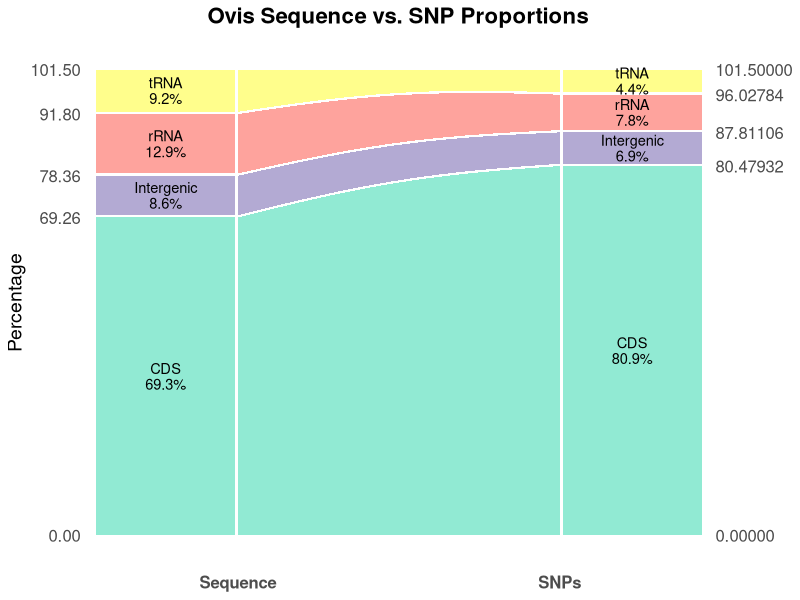
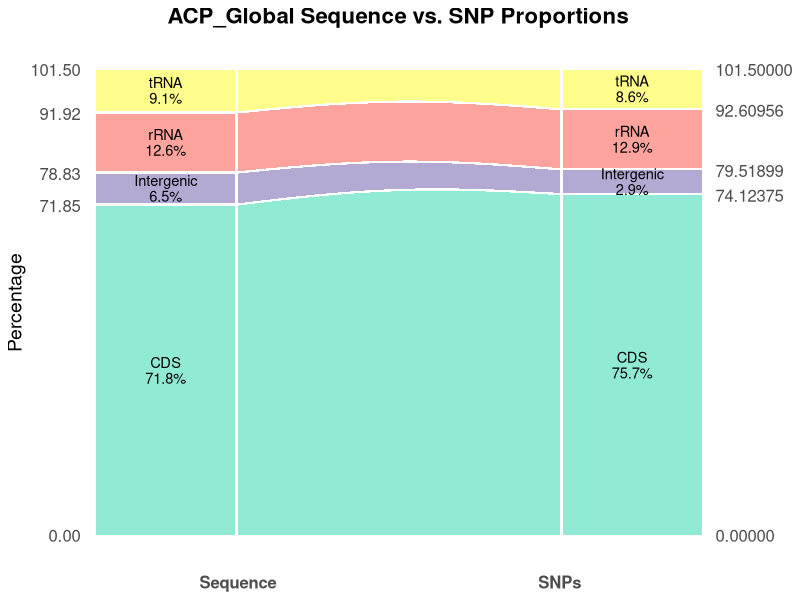
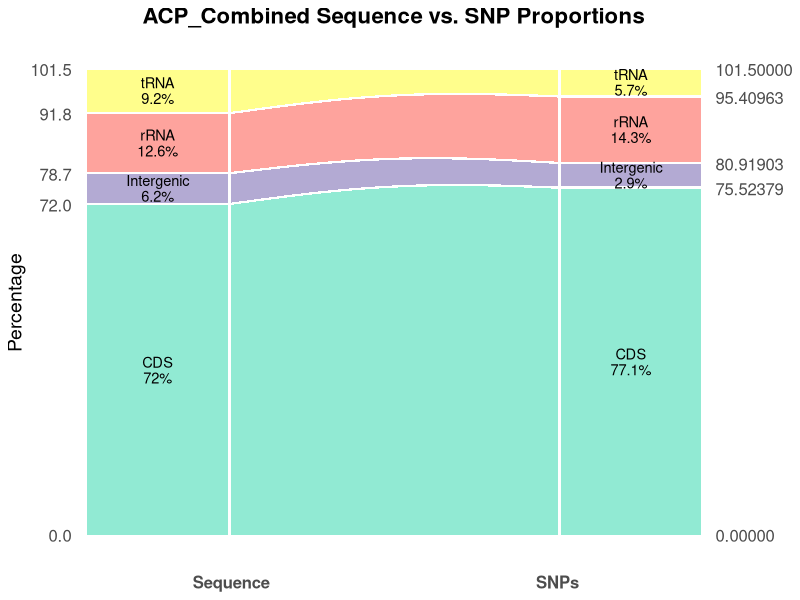
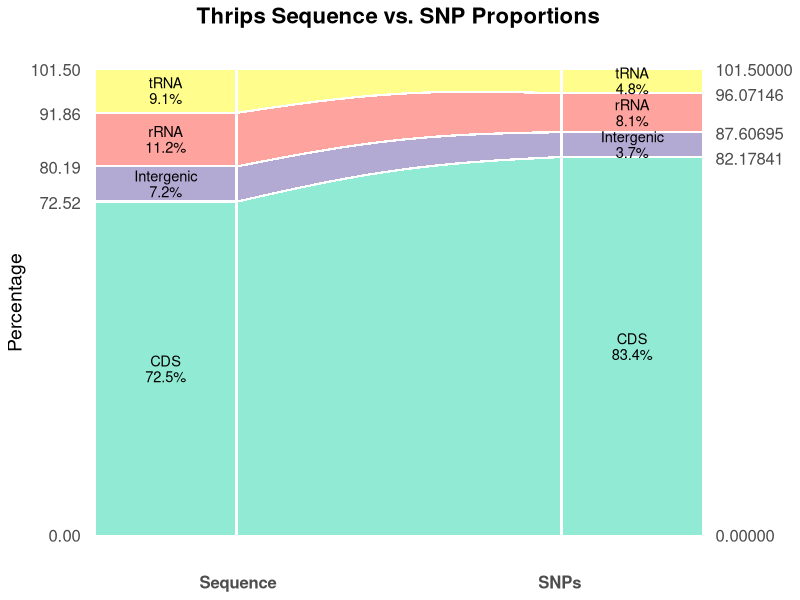
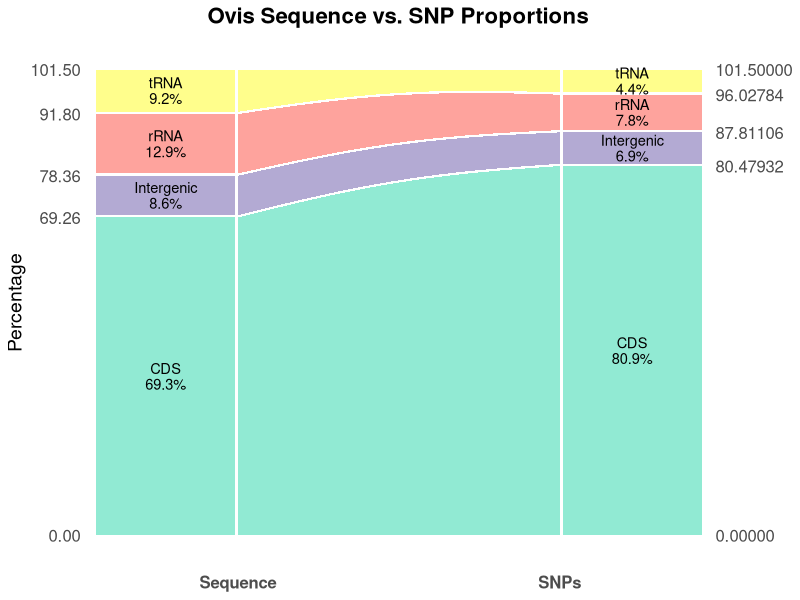
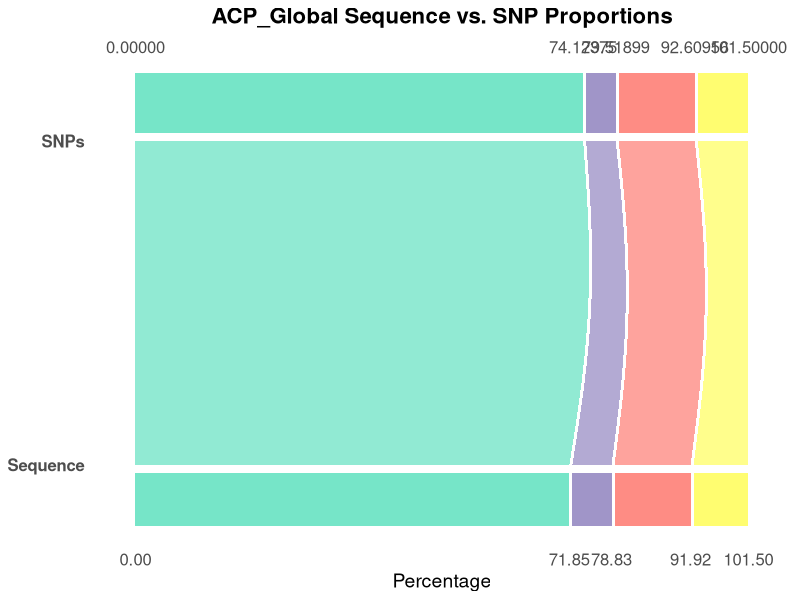
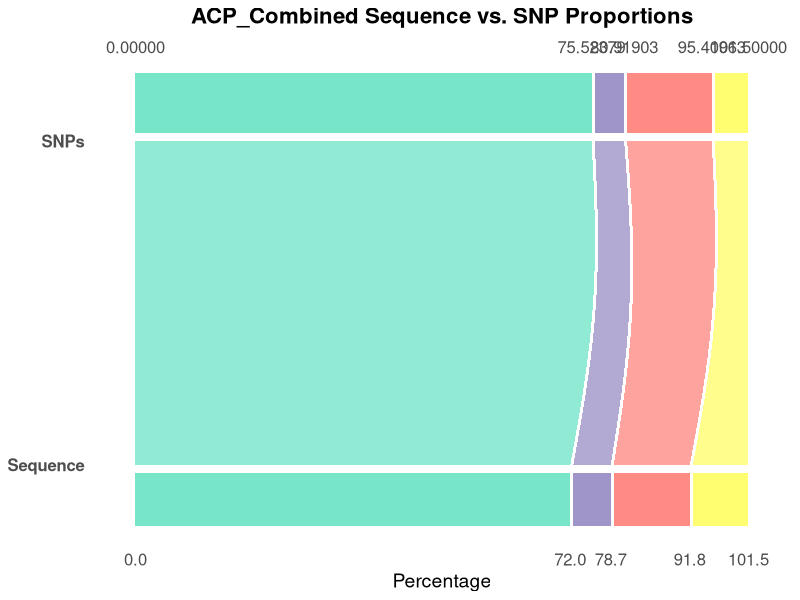
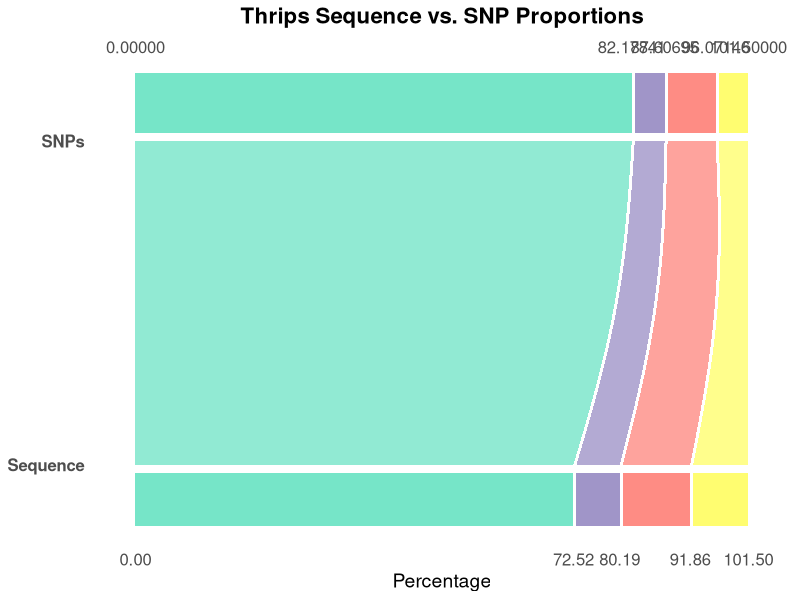

Write the R code that produced these figures, in order.
# Load required packages
library(ggplot2)
library(tidyr)
library(dplyr)
library(splines)

# Input the data directly
element_data <- data.frame(
  Sample_names = c("ACP_Global", "ACP_Combined", "Thrips", "Ovis"),
  rRNA = c(12.59, 12.6, 11.17, 12.94),
  tRNA = c(9.08, 9.2, 9.14, 9.20),
  CDS = c(71.85, 72.0, 72.52, 69.26),
  Intergenic = c(6.48, 6.2, 7.17, 8.6)
)

snp_data <- data.frame(
  Sample_names = c("ACP_Global", "ACP_Combined", "Thrips", "Ovis"),
  rRNA = c(12.86, 14.29, 8.08, 7.76),
  tRNA = c(8.57, 5.71, 4.85, 4.44),
  CDS = c(75.71, 77.14, 83.37, 80.93),
  Intergenic = c(2.86, 2.86, 3.70, 6.87)
)

library(tidyverse)

#Start widened rectangles to fit more text
# Load required libraries
library(tidyverse)

# Reshape the data into long format
element_long <- pivot_longer(element_data, cols = c("rRNA", "tRNA", "CDS", "Intergenic"),
                             names_to = "Element", values_to = "Percentage")
element_long$Dimension <- "Sequence"

snp_long <- pivot_longer(snp_data, cols = c("rRNA", "tRNA", "CDS", "Intergenic"),
                         names_to = "Element", values_to = "Percentage")
snp_long$Dimension <- "SNPs"

# Combine the two data frames
combined_data <- rbind(element_long, snp_long)

# Ensure the Element column is a factor with consistent levels
combined_data$Element <- factor(combined_data$Element, 
                                levels = c("CDS", "Intergenic", "rRNA", "tRNA"))

# Ensure Dimension is a factor with correct order
combined_data$Dimension <- factor(combined_data$Dimension, levels = c("Sequence", "SNPs"))

# Define colors for the elements
element_colors <- c("tRNA" = "#FFFD70", "rRNA" = "#FE8C84", 
                    "CDS" = "#76E5C8", "Intergenic" = "#A095C8")

# Function to compute cumulative positions, spline curves, and y-axis ticks
create_proportion_data <- function(data) {
  gap <- 0.5  # Gap between bands (vertical)
  min_percentage <- 5  # Minimum percentage for narrow ribbons
  
  data <- data %>%
    group_by(Dimension) %>%
    mutate(
      Scaled_Percentage = pmax(Percentage, min_percentage),
      Scaled_Percentage = Scaled_Percentage / sum(Scaled_Percentage) * 100
    ) %>%
    ungroup()
  
  data <- data %>%
    group_by(Dimension) %>%
    arrange(Element) %>%
    mutate(
      Base_Cumulative = cumsum(Scaled_Percentage),
      Lower = lag(Base_Cumulative, default = 0),
      Cumulative = Base_Cumulative + (row_number() - 1) * gap,
      Lower = Lower + (row_number() - 1) * gap
    ) %>%
    ungroup()
  
  seq_ticks <- data %>%
    filter(Dimension == "Sequence") %>%
    arrange(Element) %>%
    mutate(Tick = Base_Cumulative + (row_number() - 1) * gap) %>%
    pull(Tick)
  seq_ticks <- c(0, seq_ticks)
  
  snp_ticks <- data %>%
    filter(Dimension == "SNPs") %>%
    arrange(Element) %>%
    mutate(Tick = Base_Cumulative + (row_number() - 1) * gap) %>%
    pull(Tick)
  snp_ticks <- c(0, snp_ticks)
  
  spline_data <- data.frame()
  x_positions <- c(0.7, 2.3)  # Ribbons span 1.6 units
  
  base_splines <- list()
  for (elem in unique(data$Element)) {
    elem_data <- data[data$Element == elem, ]
    seq_lower <- elem_data$Lower[elem_data$Dimension == "Sequence"]
    seq_upper <- elem_data$Cumulative[elem_data$Dimension == "Sequence"]
    snp_lower <- elem_data$Lower[elem_data$Dimension == "SNPs"]
    snp_upper <- elem_data$Cumulative[elem_data$Dimension == "SNPs"]
    
    x_spline <- seq(0.7, 2.3, length.out = 100)
    lower_spline <- spline(x_positions, c(seq_lower, snp_lower), xout = x_spline, method = "natural")$y
    upper_spline <- spline(x_positions, c(seq_upper, snp_upper), xout = x_spline, method = "natural")$y
    
    base_splines[[elem]] <- list(
      x = x_spline,
      Lower = lower_spline,
      Upper = upper_spline,
      Percentage_Sequence = elem_data$Percentage[elem_data$Dimension == "Sequence"],
      Percentage_SNPs = elem_data$Percentage[elem_data$Dimension == "SNPs"]
    )
  }
  
  spline_data <- data.frame()
  for (elem in unique(data$Element)) {
    x_spline <- base_splines[[elem]]$x
    lower_spline <- base_splines[[elem]]$Lower
    upper_spline <- base_splines[[elem]]$Upper
    
    elem_spline <- data.frame(
      x = x_spline,
      Lower = lower_spline,
      Upper = upper_spline,
      Element = elem,
      Percentage_Sequence = base_splines[[elem]]$Percentage_Sequence,
      Percentage_SNPs = base_splines[[elem]]$Percentage_SNPs
    )
    spline_data <- rbind(spline_data, elem_spline)
  }
  
  spline_data <- spline_data %>%
    arrange(Element, x) %>%
    group_by(x) %>%
    mutate(
      Thickness = Upper - Lower,
      Base_Lower = lag(cumsum(Thickness + gap), default = 0),
      Base_Upper = Base_Lower + Thickness
    ) %>%
    ungroup()
  
  wave_amplitude <- 2
  wave_frequency <- 1
  spline_data <- spline_data %>%
    group_by(x) %>%
    mutate(
      Wave = wave_amplitude * sin(wave_frequency * pi * (x - 0.7) / 1.6),  # Adjusted for new range
      Lower = if_else(Element == "CDS", Base_Lower, Base_Lower + Wave),
      Upper = if_else(Element == "tRNA", Base_Upper, Base_Upper + Wave),
      Lower = pmax(Lower, lag(Upper, default = -Inf) + gap),
      Upper = pmin(Upper, lead(Lower, default = Inf) - gap),
      Upper = pmax(Upper, Lower + 0.01)
    ) %>%
    ungroup() %>%
    select(-Thickness, -Base_Lower, -Base_Upper, -Wave)
  
  return(list(spline_data = spline_data, seq_ticks = seq_ticks, snp_ticks = snp_ticks))
}

# Create a list to store the plots
plots <- list()

# Create a plot for each sample
samples <- unique(combined_data$Sample_names)

for (sample in samples) {
  # Subset data for the current sample
  sample_data <- combined_data[combined_data$Sample_names == sample, ]
  
  # Compute spline data and y-axis ticks
  plot_info <- create_proportion_data(sample_data)
  plot_data <- plot_info$spline_data
  seq_ticks <- plot_info$seq_ticks
  snp_ticks <- plot_info$snp_ticks
  
  # Calculate y-axis limits
  wave_amplitude <- 2
  total_height <- 100 + (length(unique(plot_data$Element)) - 1) * 0.5  # Match gap
  y_min <- 0 - wave_amplitude
  y_max <- total_height + wave_amplitude
  
  # Define horizontal gaps between rectangles and ribbons
  left_gap <- 0.015
  right_gap <- 0.015
  
  # Calculate rectangle boundaries (widened)
  left_xmax <- 0.7 - left_gap  # 0.7 - 0.05 = 0.65
  left_xmin <- left_xmax - 0.69  # 0.65 - 0.69 = -0.04
  left_text_x <- (left_xmin + left_xmax) / 2  # (-0.04 + 0.65) / 2 = 0.305
  
  right_xmin <- 2.3 + right_gap  # 2.3 + 0.05 = 2.35
  right_xmax <- right_xmin + 0.69  # 2.35 + 0.69 = 3.04
  right_text_x <- (right_xmin + right_xmax) / 2  # (2.35 + 3.04) / 2 = 2.695
  
  # Create the proportion plot
  p <- ggplot(plot_data, aes(x = x)) +
    geom_ribbon(aes(ymin = Lower, ymax = Upper, fill = Element), alpha = 0.8) +
    # Left (Sequence) side rectangles
    geom_rect(data = plot_data[plot_data$x == 0.7, ],  # Match ribbon start
              aes(xmin = left_xmin, xmax = left_xmax, ymin = Lower, ymax = Upper, fill = Element),
              alpha = 0.8) +
    geom_text(data = plot_data[plot_data$x == 0.7, ],
              aes(x = left_text_x, y = (Lower + Upper) / 2, 
                  label = paste0(Element, "\n", round(Percentage_Sequence, 1), "%")),
              hjust = 0.5, size = 3.7, color = "black", lineheight = 0.9, alpha = 1) +
    # Right (SNPs) side rectangles
    geom_rect(data = plot_data[plot_data$x == 2.3, ],  # Match ribbon end
              aes(xmin = right_xmin, xmax = right_xmax, ymin = Lower, ymax = Upper, fill = Element),
              alpha = 0.8) +
    geom_text(data = plot_data[plot_data$x == 2.3, ],
              aes(x = right_text_x, y = (Lower + Upper) / 2, 
                  label = paste0(Element, "\n", round(Percentage_SNPs, 1), "%")),
              hjust = 0.5, size = 3.7, color = "black", lineheight = 0.9, alpha = 1) +
    scale_x_continuous(breaks = c(0.7, 2.3), labels = c("Sequence", "SNPs"), 
                       limits = c(-0.05, 3.04), expand = c(0, 0)) +  # Adjusted left limit
    scale_y_continuous(breaks = seq_ticks, limits = c(y_min, y_max),
                       sec.axis = sec_axis(~., breaks = snp_ticks)) +
    scale_fill_manual(values = element_colors) +
    labs(x = NULL, y = "Percentage", 
         title = paste(sample, "Sequence vs. SNP Proportions")) +
    theme_minimal() +
    theme(legend.position = "none",
          axis.text.x = element_text(size = 12, face = "bold"),
          axis.text.y = element_text(size = 12),
          axis.title.y = element_text(size = 14),
          plot.title = element_text(size = 16, face = "bold", hjust = 0.5),
          plot.caption = element_text(size = 10, hjust = 0),
          panel.grid.major.x = element_blank(),
          panel.grid.minor.x = element_blank(),
          panel.grid.minor.y = element_blank(),
          panel.grid.major.y = element_blank(),
          plot.background = element_rect(fill = "white", color = NA),
          panel.background = element_rect(fill = "white", color = NA))
  plots[[sample]] <- p
}
p
# Define the directory path
save_path <- "C://Bioinformatics/Heck_USDA_Pathology/Dcitri_mtDNA_haplotyping/Examining_the_effect_of_kmer_size/ska2/Rplots"  # Windows example

# Create the directory if it doesn't exist
dir.create(save_path, showWarnings = FALSE)

for (sample in names(plots)) {
  ggsave(filename = paste0(save_path, "proportion_", sample, ".png"), 
         plot = plots[[sample]], 
         width = 8, height = 6, dpi = 300)
}

# Return the plots list
plots


#Start Vertical flow proportions
# Load required libraries
library(tidyverse)

# Reshape the data into long format
element_long <- pivot_longer(element_data, cols = c("rRNA", "tRNA", "CDS", "Intergenic"),
                             names_to = "Element", values_to = "Percentage")
element_long$Dimension <- "Sequence"

snp_long <- pivot_longer(snp_data, cols = c("rRNA", "tRNA", "CDS", "Intergenic"),
                         names_to = "Element", values_to = "Percentage")
snp_long$Dimension <- "SNPs"

# Combine the two data frames
combined_data <- rbind(element_long, snp_long)

# Ensure the Element column is a factor with consistent levels
combined_data$Element <- factor(combined_data$Element, 
                                levels = c("CDS", "Intergenic", "rRNA", "tRNA"))

# Ensure Dimension is a factor with correct order
combined_data$Dimension <- factor(combined_data$Dimension, levels = c("Sequence", "SNPs"))

# Define colors for the elements
element_colors <- c("tRNA" = "#FFFD70", "rRNA" = "#FE8C84", 
                    "CDS" = "#76E5C8", "Intergenic" = "#A095C8")

# Function to compute cumulative positions, spline curves, and x-axis ticks
create_proportion_data <- function(data) {
  gap <- 0.5  # Gap between bands (now horizontal)
  min_percentage <- 5  # Minimum percentage for narrow ribbons
  
  # Scale percentages to ensure minimum width, then normalize to sum to 100
  data <- data %>%
    group_by(Dimension) %>%
    mutate(
      Scaled_Percentage = pmax(Percentage, min_percentage),
      Scaled_Percentage = Scaled_Percentage / sum(Scaled_Percentage) * 100
    ) %>%
    ungroup()
  
  # Use Scaled_Percentage for stacking (now along x-axis)
  data <- data %>%
    group_by(Dimension) %>%
    arrange(Element) %>%
    mutate(
      Base_Cumulative = cumsum(Scaled_Percentage),
      Lower = lag(Base_Cumulative, default = 0),
      Cumulative = Base_Cumulative + (row_number() - 1) * gap,
      Lower = Lower + (row_number() - 1) * gap
    ) %>%
    ungroup()
  
  # Compute x-axis tick positions (cumulative boundaries)
  seq_ticks <- data %>%
    filter(Dimension == "Sequence") %>%
    arrange(Element) %>%
    mutate(Tick = Base_Cumulative + (row_number() - 1) * gap) %>%
    pull(Tick)
  seq_ticks <- c(0, seq_ticks)
  
  snp_ticks <- data %>%
    filter(Dimension == "SNPs") %>%
    arrange(Element) %>%
    mutate(Tick = Base_Cumulative + (row_number() - 1) * gap) %>%
    pull(Tick)
  snp_ticks <- c(0, snp_ticks)
  
  # Create a data frame for spline interpolation (y-axis now controls flow)
  spline_data <- data.frame()
  y_positions <- c(0.5, 2.5)  # Top (Sequence) to bottom (SNPs)
  
  # Compute base splines (along y-axis)
  base_splines <- list()
  for (elem in unique(data$Element)) {
    elem_data <- data[data$Element == elem, ]
    seq_lower <- elem_data$Lower[elem_data$Dimension == "Sequence"]
    seq_upper <- elem_data$Cumulative[elem_data$Dimension == "Sequence"]
    snp_lower <- elem_data$Lower[elem_data$Dimension == "SNPs"]
    snp_upper <- elem_data$Cumulative[elem_data$Dimension == "SNPs"]
    
    y_spline <- seq(0.5, 2.5, length.out = 100)  # Vertical flow
    lower_spline <- spline(y_positions, c(seq_lower, snp_lower), xout = y_spline, method = "natural")$y
    upper_spline <- spline(y_positions, c(seq_upper, snp_upper), xout = y_spline, method = "natural")$y
    
    base_splines[[elem]] <- list(
      y = y_spline,  # Swapped from x to y
      Lower = lower_spline,
      Upper = upper_spline,
      Percentage_Sequence = elem_data$Percentage[elem_data$Dimension == "Sequence"],
      Percentage_SNPs = elem_data$Percentage[elem_data$Dimension == "SNPs"]
    )
  }
  
  # Stack the ribbons (now horizontally)
  spline_data <- data.frame()
  for (elem in unique(data$Element)) {
    y_spline <- base_splines[[elem]]$y
    lower_spline <- base_splines[[elem]]$Lower
    upper_spline <- base_splines[[elem]]$Upper
    
    elem_spline <- data.frame(
      y = y_spline,
      Lower = lower_spline,
      Upper = upper_spline,
      Element = elem,
      Percentage_Sequence = base_splines[[elem]]$Percentage_Sequence,
      Percentage_SNPs = base_splines[[elem]]$Percentage_SNPs
    )
    spline_data <- rbind(spline_data, elem_spline)
  }
  
  # Stack with gaps (along x-axis)
  spline_data <- spline_data %>%
    arrange(Element, y) %>%
    group_by(y) %>%
    mutate(
      Thickness = Upper - Lower,
      Base_Lower = lag(cumsum(Thickness + gap), default = 0),
      Base_Upper = Base_Lower + Thickness
    ) %>%
    ungroup()
  
  # Apply wavy effect (now horizontal waves)
  wave_amplitude <- 2
  wave_frequency <- 1
  spline_data <- spline_data %>%
    group_by(y) %>%
    mutate(
      Wave = wave_amplitude * sin(wave_frequency * pi * (y - 0.5) / 2),  # Wave along y
      Lower = if_else(Element == "CDS", Base_Lower, Base_Lower + Wave),
      Upper = if_else(Element == "tRNA", Base_Upper, Base_Upper + Wave),
      Lower = pmax(Lower, lag(Upper, default = -Inf) + gap),
      Upper = pmin(Upper, lead(Lower, default = Inf) - gap),
      Upper = pmax(Upper, Lower + 0.01)
    ) %>%
    ungroup() %>%
    select(-Thickness, -Base_Lower, -Base_Upper, -Wave)
  
  return(list(spline_data = spline_data, seq_ticks = seq_ticks, snp_ticks = snp_ticks))
}

# Create a list to store the plots
plots <- list()

# Create a plot for each sample
samples <- unique(combined_data$Sample_names)

for (sample in samples) {
  # Subset data for the current sample
  sample_data <- combined_data[combined_data$Sample_names == sample, ]
  
  # Compute spline data and x-axis ticks
  plot_info <- create_proportion_data(sample_data)
  plot_data <- plot_info$spline_data
  seq_ticks <- plot_info$seq_ticks
  snp_ticks <- plot_info$snp_ticks
  
  # Calculate x-axis limits (formerly y-axis)
  wave_amplitude <- 2
  total_width <- 100 + (length(unique(plot_data$Element)) - 1) * 0.5  # Match gap = 0.5
  x_min <- 0 - wave_amplitude
  x_max <- total_width + wave_amplitude
  
  # Define vertical gaps between rectangles and ribbons
  top_gap <- 0.05
  bottom_gap <- 0.05
  
  # Calculate rectangle boundaries (now on y-axis)
  top_ymin <- 0.12
  top_ymax <- 0.5 - top_gap  # 0.45
  top_text_y <- (top_ymin + top_ymax) / 2
  
  bottom_ymin <- 2.5 + bottom_gap  # 2.55
  bottom_ymax <- bottom_ymin + (2.88 - 2.51)
  bottom_text_y <- (bottom_ymin + bottom_ymax) / 2
  
  # Create the proportion plot (flipped)
  p <- ggplot(plot_data, aes(y = y)) +  # Swap x to y
    geom_ribbon(aes(xmin = Lower, xmax = Upper, fill = Element), alpha = 0.8) +  # Swap ymin/ymax to xmin/xmax
    # Top (Sequence) rectangles
    geom_rect(data = plot_data[plot_data$y == 0.5, ],
              aes(ymin = top_ymin, ymax = top_ymax, xmin = Lower, xmax = Upper, fill = Element),
              alpha = 2) +
    geom_text(data = plot_data[plot_data$y == 0.5, ],
              aes(y = top_text_y, x = (Lower + Upper) / 2, 
                  label = paste0(Element, "\n", round(Percentage_Sequence, 1), "%")),
              hjust = 0.5, vjust = 0.5, size = 3.7, color = "black", lineheight = 0.9, alpha = 0, angle = 90) +  # Rotate text
    # Bottom (SNPs) rectangles
    geom_rect(data = plot_data[plot_data$y == 2.5, ],
              aes(ymin = bottom_ymin, ymax = bottom_ymax, xmin = Lower, xmax = Upper, fill = Element),
              alpha = 2) +
    geom_text(data = plot_data[plot_data$y == 2.5, ],
              aes(y = bottom_text_y, x = (Lower + Upper) / 2, 
                  label = paste0(Element, "\n", round(Percentage_SNPs, 1), "%")),
              hjust = 0.5, vjust = 0.5, size = 3.7, color = "black", lineheight = 0.9, alpha = 0, angle = 90) +  # Rotate text
    scale_y_continuous(breaks = c(0.5, 2.5), labels = c("Sequence", "SNPs"), 
                       limits = c(0, 3), expand = c(0, 0)) +  # Now vertical axis
    scale_x_continuous(breaks = seq_ticks, limits = c(x_min, x_max),  # Now horizontal axis
                       sec.axis = sec_axis(~., breaks = snp_ticks)) +
    scale_fill_manual(values = element_colors) +
    labs(y = NULL, x = "Percentage",  # Swap x and y labels
         title = paste(sample, "Sequence vs. SNP Proportions")) +
    theme_minimal() +
    theme(legend.position = "none",
          axis.text.y = element_text(size = 12, face = "bold"),  # Now vertical (Sequence/SNPs)
          axis.text.x = element_text(size = 12),                # Now horizontal (percentages)
          axis.title.x = element_text(size = 14),               # Now horizontal
          plot.title = element_text(size = 16, face = "bold", hjust = 0.5),
          plot.caption = element_text(size = 10, hjust = 0),
          panel.grid.major.y = element_blank(),  # Now vertical grid
          panel.grid.minor.y = element_blank(),
          panel.grid.major.x = element_blank(),  # Now horizontal grid
          panel.grid.minor.x = element_blank(),
          plot.background = element_rect(fill = "white", color = NA),
          panel.background = element_rect(fill = "white", color = NA))
  plots[[sample]] <- p
}

# Define the directory path (fixed double slashes for Windows)
save_path <- "C://Bioinformatics/Heck_USDA_Pathology/Dcitri_mtDNA_haplotyping/Examining_the_effect_of_kmer_size/ska2/Rplots"

# Create the directory if it doesn't exist
dir.create(save_path, showWarnings = FALSE)

for (sample in names(plots)) {
  ggsave(filename = paste0(save_path, "/proportion_vert_", sample, ".png"), 
         plot = plots[[sample]], 
         width = 6, height = 8, dpi = 300)  # Swapped width and height
}

# Return the plots list
plots
